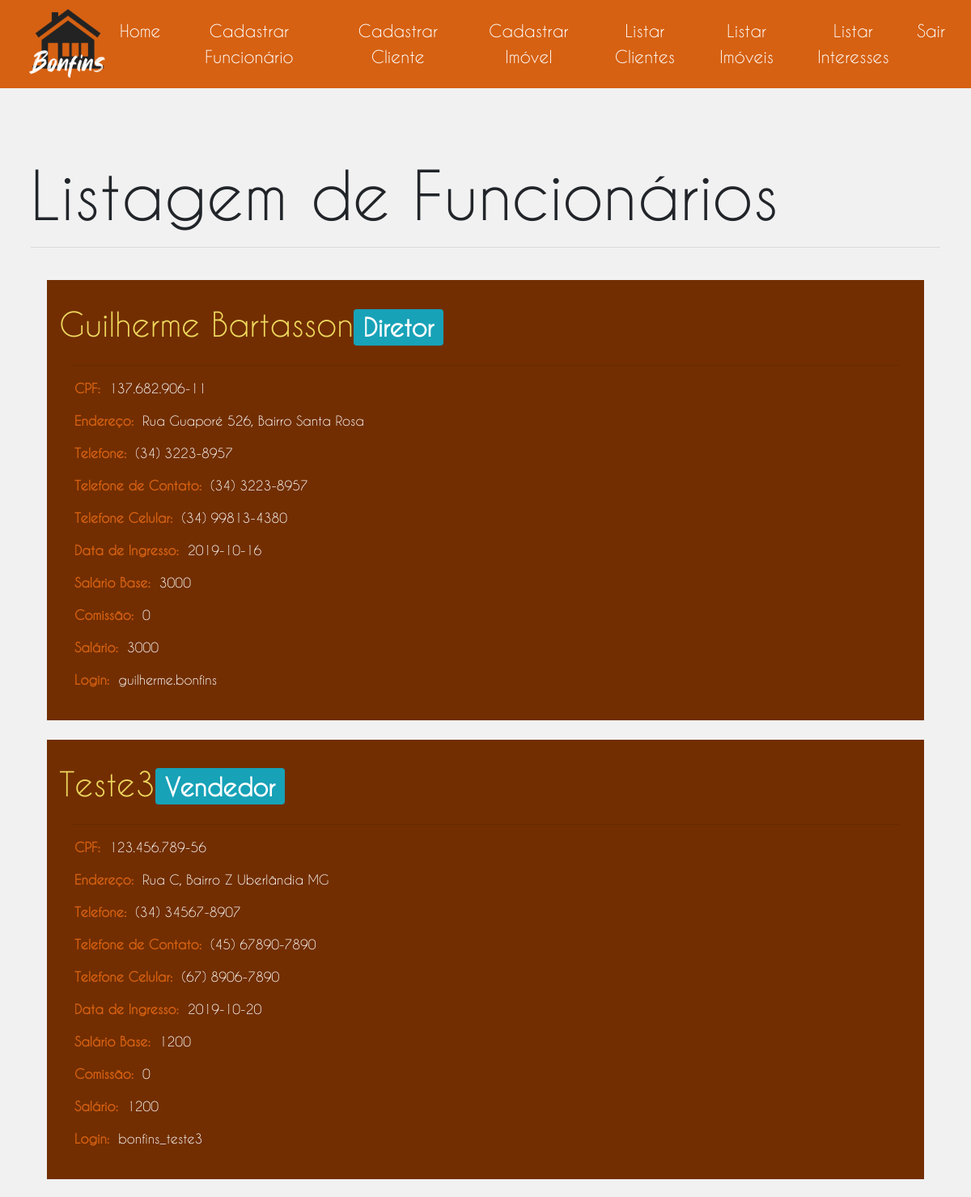
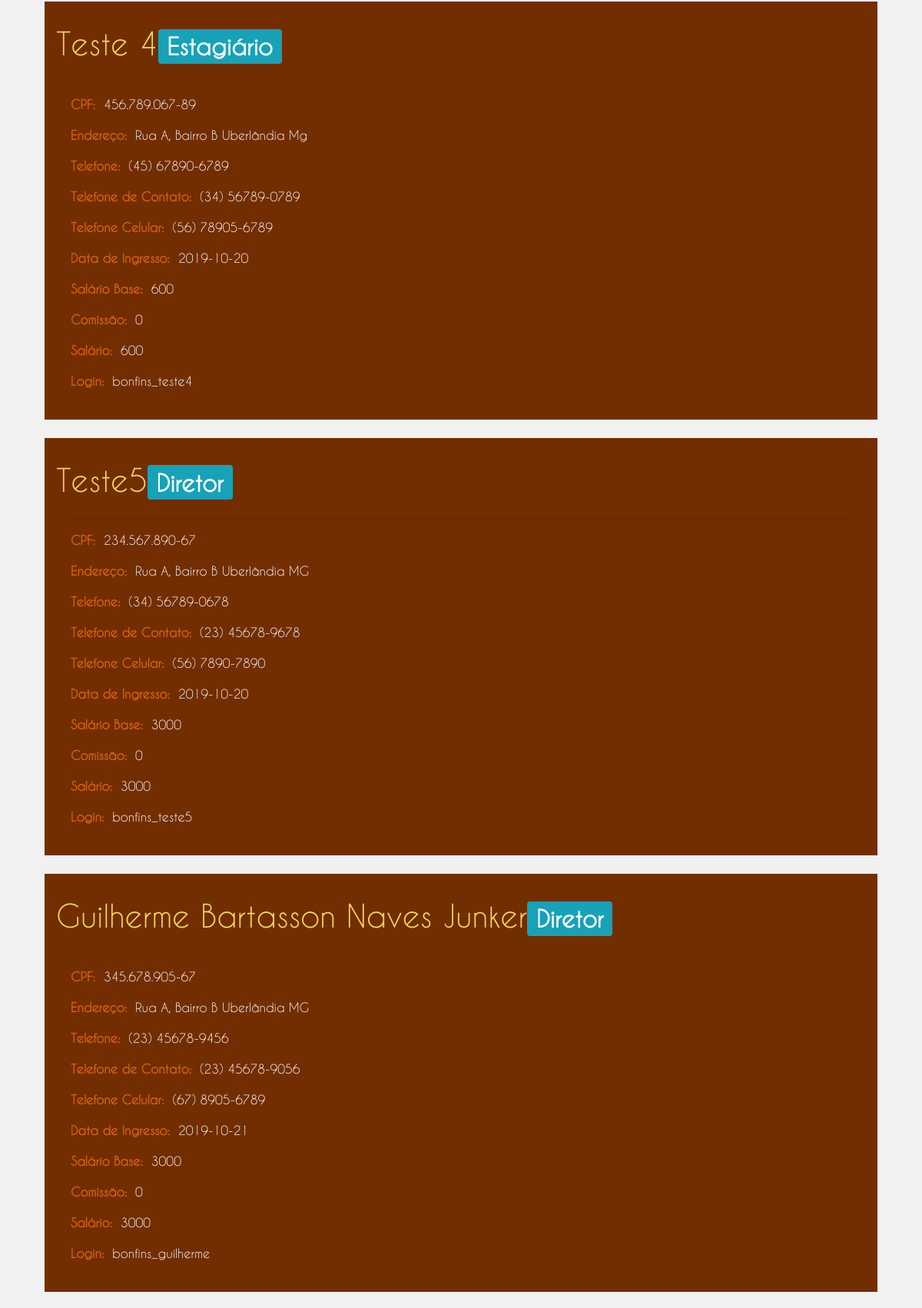
The app's page /administrativo/listagemFuncionario.php (signed in, upper part) with its own data (2 pictures, top to bottom).
### tables this page shows
CREATE TABLE `funcionario` (
  `ID` int(4) UNSIGNED NOT NULL,
  `Nome` varchar(60) NOT NULL,
  `Telefone` varchar(20) NOT NULL,
  `Cpf` varchar(14) NOT NULL,
  `Endereco` varchar(150) NOT NULL,
  `TelefoneContato` varchar(20) NOT NULL,
  `TelefoneCelular` varchar(20) NOT NULL,
  `DataIngresso` date NOT NULL,
  `Cargo` int(4) UNSIGNED NOT NULL,
  `Comissao` float UNSIGNED NOT NULL,
  `Login` varchar(60) NOT NULL,
  `Senha` varchar(60) NOT NULL,
  `Salt` varchar(22) NOT NULL
);

CREATE TABLE `cargo` (
  `ID` int(4) UNSIGNED NOT NULL,
  `Nome` varchar(50) NOT NULL,
  `SalarioBase` float UNSIGNED NOT NULL
);

### php/funcionario.php (called while the page is built, shortened)
<?php
    function getfuncionarios($conn) {
        $array_funcionarios = null;
        $sql = "SELECT
                    f.Nome,
                    c.Nome as Cargo,
                    f.Cpf,
                    f.Endereco,
                    f.Telefone,
                    f.TelefoneContato,
                    f.TelefoneCelular,
                    f.DataIngresso,
                    c.SalarioBase,
                    f.Comissao,
                    f.Login
                FROM
                    funcionario as f,
                    cargo as c
                WHERE
                    f.Cargo = c.ID";
        $result = $conn->query($sql);
        while ($row = $result->fetch()) {
            $funcionario = new Funcionario();
            $funcionario->nome            = $row["Nome"];
            $funcionario->cargo           = $row["Cargo"];
            $funcionario->cpf             = $row["Cpf"];
            $funcionario->endereco        = $row["Endereco"];
            $funcionario->telefone        = $row["Telefone"];
            $funcionario->telefoneContato = $row["TelefoneContato"];
            $funcionario->telefoneCelular = $row["TelefoneCelular"];
            $funcionario->dataIngresso    = $row["DataIngresso"];
            $funcionario->salarioBase     = $row["SalarioBase"];
            $funcionario->comissao        = $row["Comissao"];
            $funcionario->salario         = $row["SalarioBase"] + $row["Comissao"];
            $funcionario->login           = $row["Login"];
            $array_funcionarios[] = $funcionario;
        }
        return $array_funcionarios;
    }
?>

### administrativo/listagemFuncionario.php (the view, shortened to what this page needs)
<!DOCTYPE html>
<html lang="pt-br">
    <head>
        <link rel="stylesheet" href="../css/bootstrap.css">
        <link rel="stylesheet" href="css/administrativo.css">
        <link rel="stylesheet" href="css/listagem.css">
    </head>
    <body>
        <section>
            <div class="col-sm-12">
                <div class="row">
                    <div class="col-sm-12 p-0">
                        <nav class="navbar navbar-expand-lg navbar-light sticky-top pt-0">
                            <a class="navbar-brand pt-0" href="../index.html">
                                <img class="logo-bonfins" src="../assets/images/logo-bonfins3.png">
                            </a>
                            <div class="collapse navbar-collapse" id="navbarSupportedContent">
                                <ul class="navbar-nav ml-auto">
                                    <li class="mt-2 mr-3">
                                        <a href="index.php">Home</a>
                                    </li>
                                    <li class="mt-2 mr-3">
                                        <a href="cadastroFuncionario.php">Cadastrar Funcionário</a>
                                    </li>
                                    <li class="mt-2 mr-3">
                                        <a href="cadastroCliente.php">Cadastrar Cliente</a>
                                    </li>
                                    <li class="mt-2 mr-3">
                                        <a href="cadastroImovel.php">Cadastrar Imóvel</a>
                                    </li>
                                    <li class="mt-2 mr-3">
                                        <a href="listagemCliente.php">Listar Clientes</a>
                                    </li>
                                    <li class="mt-2 mr-3">
                                        <a href="listagemImovel.php">Listar Imóveis</a>
                                    </li>
                                    <li class="mt-2 mr-3">
                                        <a href="listagemInteresse.php">Listar Interesses</a>
                                    </li>
                                    <li class="mt-2 mr-3">
                                        <a href="../php/logout.php">Sair</a>
                                    </li>
                                </ul>
                            </div>
                        </nav>
                    </div>
                </div>
                <div class="row">
                    <div class="col-sm-12 px-0">
                        <div id="listagemContainer" class="px-0">
                            <div class="container px-0">
                                <div class="jumbotron px-2">
                                    <h1 class="display-4">Listagem de Funcionários</h1>
                                    <hr class="my-3">
                                    <div id="admContainer">
                                        <?php
                                            require "../php/conexaoMysql.php";
                                            require "../php/funcionario.php";
                                            $arrayFuncionarios = null;
                                            try {
                                                $arrayFuncionarios = getFuncionarios($conn);
                                            } catch (Exception $e) {
                                                $msgErro = $e->getMessage();
                                                echo $msgErro;
                                            }
                                            if ($arrayFuncionarios != null) {
                                                foreach ($arrayFuncionarios as $funcionario) {
                                                    echo "
                                                        <div class='row pt-4'>
                                                            <div class='container'>
                                                                <div class='col-sm-12 admBox'>
                                                                    <div class='row'>
                                                                        <h1>$funcionario->nome<span class='badge badge-info'>$funcionario->cargo</span></h1>
                                                                    </div>
                                                                    <hr>
                                                                    <div class='row mt-2 ml-1'>
                                                                        <label for='cpf'><strong>CPF:&nbsp&nbsp</strong></label>
                                                                        <span name='cpf'>$funcionario->cpf</span>
                                                                    </div>
                                                                    <div class='row mt-2 ml-1'>
                                                                        <label for='endereco'><strong>Endereço:&nbsp&nbsp</strong></label>
                                                                        <span name='endereco'>$funcionario->endereco</span>
                                                                    </div>
                                                                    <div class='row mt-2 ml-1'>
                                                                        <label for='telefone'><strong>Telefone:&nbsp&nbsp</strong></label>
                                                                        <span name='telefone'>$funcionario->telefone</span>
                                                                    </div>
                                                                    <div class='row mt-2 ml-1'>
                                                                        <label for='telefoneContato'><strong>Telefone de Contato:&nbsp&nbsp</strong></label>
                                                                        <span name='telefoneContato'>$funcionario->telefoneContato</span>
                                                                    </div>
                                                                    <div class='row mt-2 ml-1'>
                                                                        <label for='telefoneCelular'><strong>Telefone Celular:&nbsp&nbsp</strong></label>
                                                                        <span name='telefoneCelular'>$funcionario->telefoneCelular</span>
                                                                    </div>
                                                                    <div class='row mt-2 ml-1'>
                                                                        <label for='dataIngresso'><strong>Data de Ingresso:&nbsp&nbsp</strong></label>
                                                                        <span name='telefone'>$funcionario->dataIngresso</span>
                                                                    </div>
                                                                    <div class='row mt-2 ml-1'>
                                                                        <label for='salarioBase'><strong>Salário Base:&nbsp&nbsp</strong></label>
                                                                        <span name='salarioBase'>$funcionario->salarioBase</span>
                                                                    </div>
                                                                    <div class='row mt-2 ml-1'>
                                                                        <label for='comissao'><strong>Comissão:&nbsp&nbsp</strong></label>
                                                                        <span name='comissao'>$funcionario->comissao</span>
                                                                    </div>
                                                                    <div class='row mt-2 ml-1'>
                                                                        <label for='salario'><strong>Salário:&nbsp&nbsp</strong></label>
                                                                        <span name='salario'>$funcionario->salario</span>
                                                                    </div>
                                                                    <div class='row mt-2 ml-1'>
                                                                        <label for='login'><strong>Login:&nbsp&nbsp</strong></label>
                                                                        <span name='login' class='text-break'>$funcionario->login</span>
                                                                    </div>
                                                                </div>
                                                            </div>
                                                        </div>
                                                    ";
                                                }
                                            }
                                        ?>
                                    </div>
                                </div>
                            </div>
                        </div>
                    </div>
                </div>
            </div>
        </section>
    </body>
</html>

### administrativo/css/administrativo.css (style rules this page uses)
body { background: rgb(41, 40, 40); height: 96vh; }
.logo-bonfins { height: 12vh; margin-left: 20px; }
a { font-size: 30px; }
nav { padding: 0; background-color: rgb(214, 97, 18); font-family: 'Caviar Dreams'; }
nav li { border-left: 0; }
nav li a { display: block; color: rgb(255, 255, 255) !important; font-size: 1.3rem; border-left: 0; text-align: center; }
#admContainer { padding: 20px; padding-top: 0; background-color: #f1f1f1; min-height: 82.3vh; }
.jumbotron { background-color: inherit !important; font-family: 'Caviar Dreams' !important; }
.jumbotron h1 { font-size: 5rem; }

### administrativo/css/listagem.css (style rules this page uses)
#listagemContainer { padding: 20px; background-color: #f1f1f1; min-height: 82.3vh; }
.admBox { background: rgb(114, 46, 0); padding: 30px; color: white; }
.admBox h1 { font-size: 2.5rem !important; color: rgb(238, 216, 94); }
label { color: rgb(214, 97, 18); }

### records on screen
funcionario: Nome "Guilherme Bartasson", Cargo.Nome "Diretor", Cpf "137.682.906-11", Endereco "Rua Guaporé 526, Bairro Santa Rosa", Telefone "(34) 3223-8957", TelefoneContato "(34) 3223-8957", TelefoneCelular "(34) 99813-4380", DataIngresso "2019-10-16", Cargo.SalarioBase "3000", Comissao "0", Login "guilherme.bonfins"
funcionario: Nome "Teste3", Cargo.Nome "Vendedor", Cpf "123.456.789-56", Endereco "Rua C, Bairro Z Uberlândia MG", Telefone "(34) 34567-8907", TelefoneContato "(45) 67890-7890", TelefoneCelular "(67) 8906-7890", DataIngresso "2019-10-20", Cargo.SalarioBase "1200", Comissao "0", Login "bonfins_teste3"
funcionario: Nome "Teste 4", Cargo.Nome "Estagiário", Cpf "456.789.067-89", Endereco "Rua A, Bairro B Uberlândia Mg", Telefone "(45) 67890-6789", TelefoneContato "(34) 56789-0789", TelefoneCelular "(56) 78905-6789", DataIngresso "2019-10-20", Cargo.SalarioBase "600", Comissao "0", Login "bonfins_teste4"
funcionario: Nome "Teste5", Cargo.Nome "Diretor", Cpf "234.567.890-67", Endereco "Rua A, Bairro B Uberlândia MG", Telefone "(34) 56789-0678", TelefoneContato "(23) 45678-9678", TelefoneCelular "(56) 7890-7890", DataIngresso "2019-10-20", Cargo.SalarioBase "3000", Comissao "0", Login "bonfins_teste5"
funcionario: Nome "Guilherme Bartasson Naves Junker", Cargo.Nome "Diretor", Cpf "345.678.905-67", Endereco "Rua A, Bairro B Uberlândia MG", Telefone "(23) 45678-9456", TelefoneContato "(23) 45678-9056", TelefoneCelular "(67) 8905-6789", DataIngresso "2019-10-21", Cargo.SalarioBase "3000", Comissao "0", Login "bonfins_guilherme"
